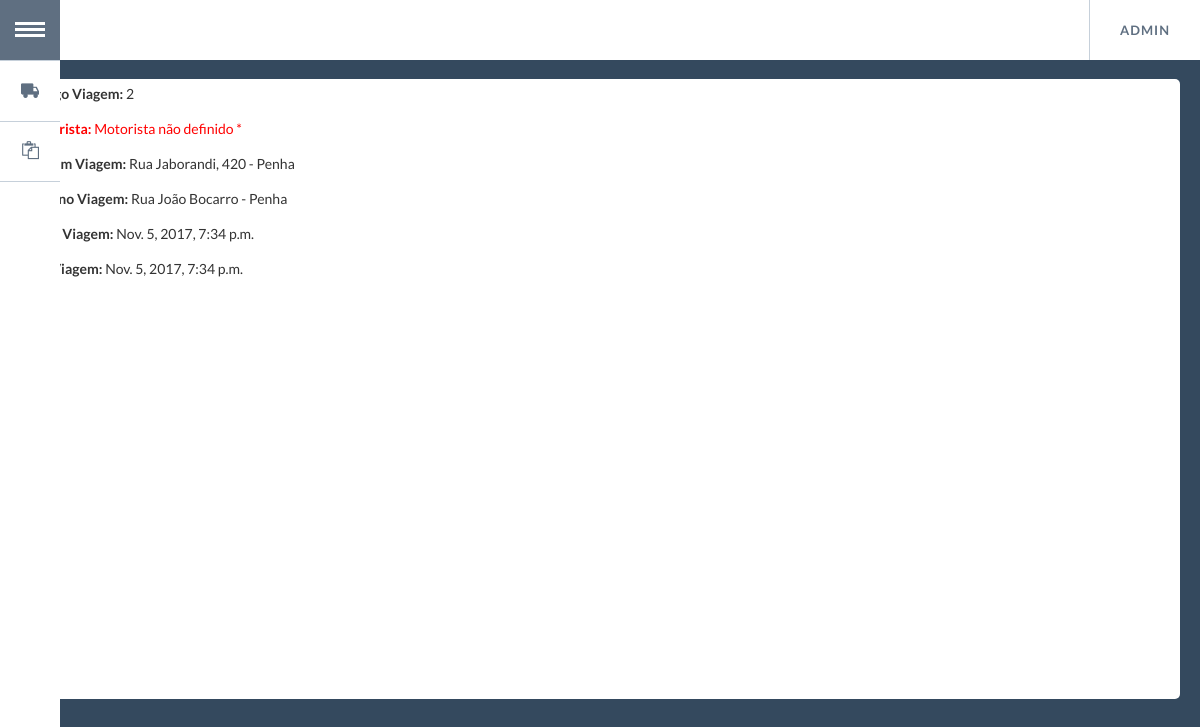
The page /viagem/2/ (signed in) on the database its author committed.
### app/models.py (models this page shows, shortened)
class Viagem(models.Model):
    cd_viagem = models.AutoField(
        primary_key=True
    )
    origem_viagem = models.CharField(
        max_length=100
    )
    destino_viagem = models.CharField(
        max_length=100
    )
    data_inicio_viagem = models.DateTimeField(
        null=True,
        blank=True
    )
    data_fim_viagem = models.DateTimeField(
        null=True,
        blank=True
    )
    status_ocorrencia = models.BooleanField(default=False)
    status_viagem = models.CharField(
        max_length=64,
        choices=(
            ('nao_iniciada', 'Nao Iniciada'),
            ('finalizada', 'Finalizada'),
            ('em_andamento', 'Em Andamento')
        ),
        default='nao_iniciada'
    )
    cd_motorista_viagem = models.ForeignKey(
        Motorista,
        null=True,
        blank=True
    )
    class Meta:
        verbose_name = 'Viagem'
        verbose_name_plural = 'Viagens'

### app/views.py (the view)
# urls.py: url(r'^viagem/(?P<id_viagem>[A-Za-z0-9-\/]+)/$', app.views.viagem, name='viagem'),
def viagem(request,id_viagem):
    if request.user.is_authenticated():
        viagem = Viagem.objects.get(cd_viagem=id_viagem)
        ocorrencia = Ocorrencia.objects.all().filter(cd_viagem=id_viagem)
        lista = ocorrencia.values_list()
        location = [{'location': lista[2].encode('utf8')} for lista in lista]
        context = {
            'viagem' : viagem,
            'ocorrencia' : ocorrencia,
            'location' : location
        }
        return render(request, 'viagem.html', context)
    else:
        return HttpResponseRedirect('/login/?next=%s' % request.path)

### app/templates/viagem.html (shortened to what this page needs)
{% extends "base.html" %}
{% block content %}
{% autoescape on %}
<div class="container-full">
    <div class="container-card-unit">
      <div class="description-card-unit">
          <p><label>Codigo Viagem:</label> {{ viagem.cd_viagem }}</p>
          {% if viagem.cd_motorista_viagem is not none %}
            <p><label>Motorista: </label> {{viagem.cd_motorista_viagem}}</p>
          {% else %}
            <p class="warning"><label>Motorista: </label> Motorista não definido *</p>
          {% endif %}
          <p><label>Origem Viagem: </label> {{ viagem.origem_viagem }}</p>
          <p><label>Destino Viagem: </label> {{ viagem.destino_viagem }}</p>
          <p><label>Inicio Viagem: </label> {{ viagem.data_inicio_viagem }}</p>
          <p><label>Fim Viagem: </label> {{ viagem.data_fim_viagem }}</p>
      </div>
      <div id="map"></div>
    </div>
</div>
{% endautoescape %}
{% endblock %}

### app/templates/base.html (shortened to what this page needs)
<!DOCTYPE html>
<html>
<head>
{% block header %}
  <link rel="stylesheet" type="text/css" href="/static/css/bootstrap.min.css" />
  <link rel="stylesheet" type="text/css" href="/static/css/normalize.min.css" />
  <link rel="stylesheet" type="text/css" href="/static/css/demo.min.css" />
  <link rel="stylesheet" type="text/css" href="/static/css/component.min.css" />
</head>
{% endblock %}
<body>
  {%block menu%}
  <div class="container">
    <ul id="gn-menu" class="gn-menu-main">
      <li class="gn-trigger">
        <a class="gn-icon gn-icon-menu"><span class="">Menu</span></a>
        <nav class="gn-menu-wrapper">
          <div class="gn-scroller">
            <ul class="gn-menu">
              <li>
                <a class="gn-icon gn-icon-viagem" href="/lista_viagem">Viagem</a>
              </li>
              <li><a class="gn-icon gn-icon-ocorrencias" href="/lista_ocorrencia">Ocorrências</a></li>
            </ul>
          </div>
        </nav>
      </li>
        {% if user.is_authenticated %}
      <li class="gn-trigger-right">
        <a class="gn-icon-menu-right"><span>{{ user.username }}</span></a>
        {% else %}
        <li>
        <a class="" href="/login"><span class="gn-icon gn-icon-login">Realizar Login</span></a>
        </nav>
        {% endif %}
      </li>
    </ul>
  </div>
{% endblock %}
{% block content %}{% endblock %}
</body>
</html>

### rows shown on the page
Viagem: cd_viagem "2", origem_viagem "Rua Jaborandi, 420 - Penha", destino_viagem "Rua João Bocarro - Penha", data_inicio_viagem "Nov. 5, 2017, 7:34 p.m.", data_fim_viagem "Nov. 5, 2017, 7:34 p.m."

### other values the page prints
{{ user.username }} "ADMIN"
